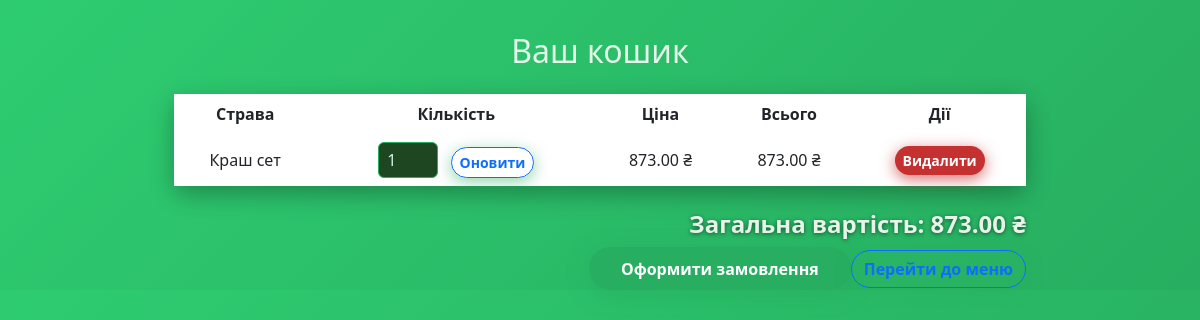
Screenshot of /cart/ (signed in) with the database file from the repository.
### main/models.py (models this page shows, shortened)
class CartItem(models.Model):
    user = models.ForeignKey(settings.AUTH_USER_MODEL, on_delete=models.CASCADE)
    dish = models.ForeignKey(Dish, on_delete=models.CASCADE)
    quantity = models.PositiveIntegerField(default=1)
    def get_total_price(self):
        return self.dish.price * self.quantity

class Dish(models.Model):
    CATEGORY_CHOICES = [
        ('Сети', 'Сети'),
        ('Роли', 'Роли'),
        ('Супи', 'Супи'),
        ('Напої', 'Напої'),
        ('Десерти', 'Десерти'),
    ]
    name = models.CharField(max_length=100)
    description = models.TextField()
    price = models.DecimalField(max_digits=6, decimal_places=2)
    image = models.ImageField(upload_to='dishes/', default='default.jpg')
    is_popular = models.BooleanField(default=False)
    category = models.CharField(max_length=50, choices=CATEGORY_CHOICES, default='Сети')

### main/views.py (the view)
# urls.py: path('cart/', views.cart_view, name='cart'),
@login_required
def cart_view(request):
    cart_items = CartItem.objects.filter(user=request.user)
    total = sum(item.get_total_price() for item in cart_items)
    return render(request, 'cart.html', {'cart_items': cart_items, 'total': total})

### main/templates/cart.html (shortened to what this page needs)
{% extends 'base.html' %}
{% block content %}
<div class="container">
    <h2 class="mb-4 text-center">Ваш кошик</h2>
    {% if cart_items %}
    <table class="table table-borderless text-center align-middle">
        <thead>
            <tr>
                <th>Страва</th>
                <th>Кількість</th>
                <th>Ціна</th>
                <th>Всього</th>
                <th>Дії</th>
            </tr>
        </thead>
        <tbody>
            {% for item in cart_items %}
            <tr>
                <td>{{ item.dish.name }}</td>
                <td>
                    <form method="post" action="{% url 'update_cart_quantity' item.id %}">
                        <input type="number" name="quantity" value="{{ item.quantity }}" min="1" />
                        <button type="submit" class="btn btn-sm btn-outline-primary ms-2">Оновити</button>
                    </form>
                </td>
                <td>{{ item.dish.price }} ₴</td>
                <td>{{ item.get_total_price }} ₴</td>
                <td>
                    <a href="{% url 'remove_from_cart' item.id %}" class="btn btn-sm btn-danger">Видалити</a>
                </td>
            </tr>
            {% endfor %}
        </tbody>
    </table>
    <h4 class="text-end">Загальна вартість: {{ total }} ₴</h4>
    <div class="text-end">
      <a href="{% url 'checkout' %}" class="btn btn-primary">Оформити замовлення</a><a href="{% url 'menu' %}" class="btn btn-outline-primary">Перейти до меню</a>
    </div>
    {% else %}
      <p class="text-center fs-4">Ваш кошик порожній.</p>
      <div class="text-center mt-3">
        <a href="{% url 'menu' %}" class="btn btn-outline-primary">Перейти до меню</a>
      </div>
    {% endif %}
</div>
{% endblock %}

### main/templates/cart.html (style rules this page uses)
body { background: linear-gradient(135deg, #2ecc71, #27ae60); color: #e6f4ea; }
.container { max-width: 900px; margin-top: 2rem; }
table { background: #14532d; border-radius: 10px; color: #d1f2eb; box-shadow: 0 8px 25px rgba(0,0,0,0.3); }
thead th { border-bottom: 2px solid #27ae60; padding: 12px; }
tbody td { padding: 12px; vertical-align: middle; }
input[type=number] { width: 60px; border-radius: 6px; border: 1px solid #27ae60; padding: 5px 8px; background-color: #1e4620; color: #d1f2eb; }
.btn-outline-primary { border-radius: 30px; font-weight: 600; transition: all 0.3s ease; box-shadow: 0 4px 15px rgba(39,174,96,0.5); }
.btn-danger { border-radius: 30px; font-weight: 600; background-color: #c53030; border: none; box-shadow: 0 4px 15px rgba(197,48,48,0.7); transition: all 0.3s ease; }
.btn-primary { background-color: #27ae60; border-radius: 50px; padding: 0.6rem 2rem; font-weight: 700; box-shadow: 0 5px 20px rgba(39,174,96,0.7); transition: background-color 0.3s ease, box-shadow 0.3s ease, transform 0.3s ease; color: #fff; border: none; }
h4 { margin-top: 1.5rem; font-weight: 700; text-shadow: 0 1px 4px #14532d; }

### rows the page displays
CartItem: dish.name "Краш сет", quantity "1", dish.price "873.00", get_total_price "873.00"

### other values shown
{{ total }} "873.00"
